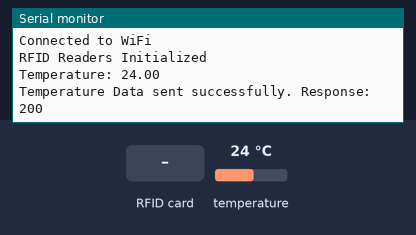
Bench run of a sketch on a simulated ESP32. On the bench: the last lines printed to the serial monitor. The test bench sets the inputs (shaded band); at power-on: temperature 24 °C. WiFi joins after 1.5 s; servers stay silent unless stated; uploads are accepted with an empty reply.

Above: at 3.3 s.
3.4 s: RFID card 5E 7A 19 C4 held to the reader
At 9.1 s:
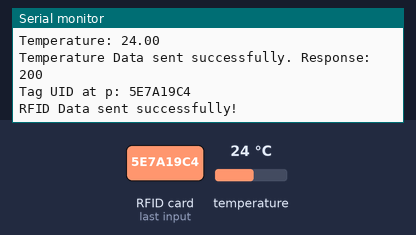
11.4 s: temperature set to 19 °C
At 15.42 s:
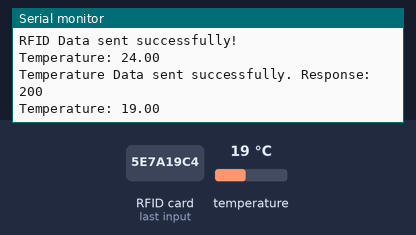

The sketch:

Finalprogram_esp.ino
```cpp
#include <WiFi.h>
#include <HTTPClient.h>
#include <SPI.h>
#include <MFRC522.h>
#include <OneWire.h>
#include <DallasTemperature.h>

// WiFi credentials
#define WIFI_SSID "<WIFI Name>"
#define WIFI_PASSWORD "<WIFI password>"

// Firebase URLs
#define FIREBASE_RFID_URL "<firebase RFID database link>"
#define FIREBASE_TEMP_URL "<firebase temperature database link>"

// RFID Pinsqq/
#define SS_1  5    // RFID 1 SS pin
#define SS_2  17   // RFID 2 SS pin
#define SS_3  16   // RFID 3 SS pin
#define RST_PIN  22  // Common RST pin

// Temperature Sensor Pin
#define ONE_WIRE_BUS 4

// Initialize RFID readers
MFRC522 rfid1(SS_1, RST_PIN);
MFRC522 rfid2(SS_2, RST_PIN);
MFRC522 rfid3(SS_3, RST_PIN);

// Initialize OneWire & DallasTemperature for DS18B20
OneWire oneWire(ONE_WIRE_BUS);
DallasTemperature sensors(&oneWire);

WiFiClient client;

void setup() {
    Serial.begin(115200);

    // Connect to WiFi
    WiFi.begin(WIFI_SSID, WIFI_PASSWORD);
    while (WiFi.status() != WL_CONNECTED) {
        delay(1000);
        Serial.println("Connecting to WiFi...");
    }
    Serial.println("Connected to WiFi");

    // Initialize SPI for RFID readers
    SPI.begin();
    rfid1.PCD_Init();
    rfid2.PCD_Init();
    rfid3.PCD_Init();
    Serial.println("RFID Readers Initialized");

    // Initialize DS18B20 sensor
    sensors.begin();
}

// Function to check RFID and send data
void checkRFID(MFRC522 &rfid, const char* location) {
    if (!rfid.PICC_IsNewCardPresent() || !rfid.PICC_ReadCardSerial()) {
        return;
    }

    String detectedTag = "";
    for (byte i = 0; i < rfid.uid.size; i++) {
        detectedTag += String(rfid.uid.uidByte[i], HEX);
    }
    detectedTag.toUpperCase();

    Serial.print("Tag UID at ");
    Serial.print(location);
    Serial.print(": ");
    Serial.println(detectedTag);

    sendDataToFirebaseRFID(detectedTag, location);

    rfid.PICC_HaltA();
    rfid.PCD_StopCrypto1();
}

// Function to read and send temperature data
void checkTemperature() {
    sensors.requestTemperatures();
    float temperature = sensors.getTempCByIndex(0);

    Serial.print("Temperature: ");
    Serial.println(temperature);

    sendDataToFirebaseTemperature(temperature);
}

// Function to send RFID data to Firebase
void sendDataToFirebaseRFID(String rfidTag, String location) {
    if (WiFi.status() == WL_CONNECTED) {
        HTTPClient http;
        http.begin(FIREBASE_RFID_URL);
        http.addHeader("Content-Type", "application/json");

        String jsonPayload = "{ \"rfidTag\": \"" + rfidTag + "\", \"location\": \"" + location + "\" }";

        int httpResponseCode = http.POST(jsonPayload);
        if (httpResponseCode == 200) {
            Serial.println("RFID Data sent successfully!");
        } else {
            Serial.print("Error sending RFID data: ");
            Serial.println(httpResponseCode);
        }
        http.end();
    }
}

// Function to send temperature data to Firebase
void sendDataToFirebaseTemperature(float temperature) {
    if (WiFi.status() == WL_CONNECTED) {
        HTTPClient http;
        http.begin(FIREBASE_TEMP_URL);
        http.addHeader("Content-Type", "application/json");

        String jsonPayload = "{\"temperature\": " + String(temperature) + "}";

        int httpResponseCode = http.PUT(jsonPayload);
        if (httpResponseCode > 0) {
            Serial.print("Temperature Data sent successfully. Response: ");
            Serial.println(httpResponseCode);
        } else {
            Serial.print("Error sending temperature data: ");
            Serial.println(httpResponseCode);
        }
        http.end();
    }
}

void loop() {
    checkRFID(rfid1, "p");
    checkRFID(rfid2, "s");
    checkRFID(rfid3, "r");

    checkTemperature();

    delay(5000);  // Delay for 5 seconds before next cycle
}
```

Measured:
- after the input at 3.4 s, the serial monitor: prints a new line after 4.8 s (image 1)
- after the input at 11.4 s, the serial monitor: prints a new line after 3.9 s (image 2)
